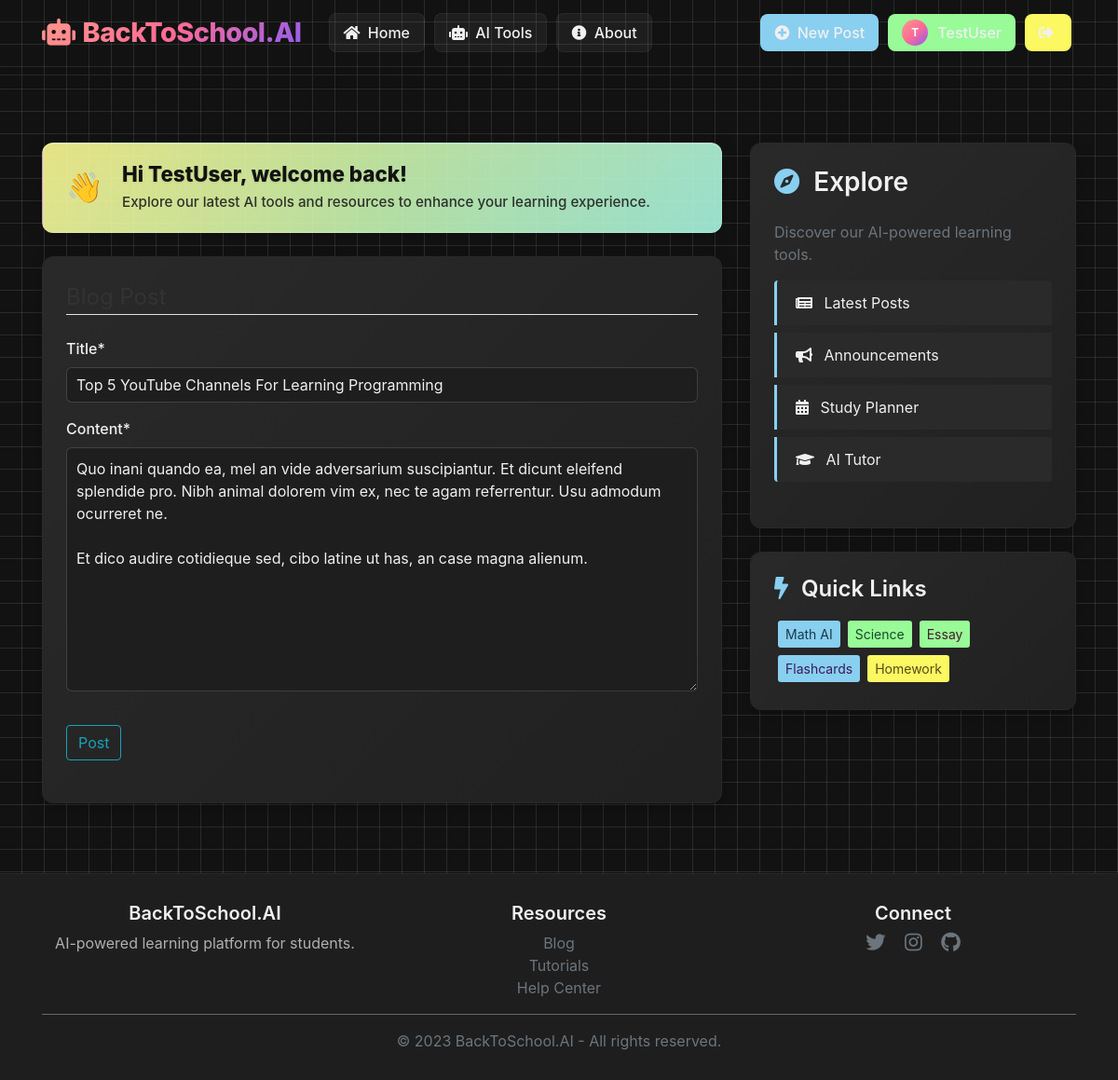
/post/31/update/ (signed in), run on the app's committed database.
### blog/models.py (models this page shows, shortened)
class Post(models.Model):
    title = models.CharField(max_length=100)
    content = models.TextField()
    date_posted = models.DateTimeField(default=timezone.now)
    author= models.ForeignKey(User, on_delete=models.CASCADE)

### blog/views.py (the view, shortened to what this page needs)
# urls.py: path('post/<int:pk>/update/', PostUpdateView.as_view(), name='post-update'),
class PostUpdateView(LoginRequiredMixin, UserPassesTestMixin, UpdateView):
    model = Post
    fields = ['title', 'content']
    def test_func(self):
        post = self.get_object()
        return self.request.user == post.author

### blog/templates/blog/post_form.html (shortened to what this page needs)
{% extends "blog/base.html" %}
{% load crispy_forms_tags %}
{% block content %}
        <div class="content-section">
            <form method="POST">
                <fieldset class="form-group">
                    <legend class="border-bottom mb-4">Blog Post</legend>
                    {{ form|crispy }}
                </fieldset>
                <div class="form-group">
                    <button class="btn btn-outline-info" type="submit">Post</button>
                </div>
            </form>
        </div>
{% endblock content %}

### blog/templates/blog/base.html (shortened to what this page needs)
{% load static %}
<!DOCTYPE html>
<html lang="en">
<head>
    <link rel="stylesheet" href="https://cdn.jsdelivr.net/npm/bootstrap@4.4.1/dist/css/bootstrap.min.css">
    <link rel="stylesheet" href="https://cdnjs.cloudflare.com/ajax/libs/font-awesome/5.15.4/css/all.min.css">
    <link rel="stylesheet" type="text/css" href="{% static 'blog/main.css' %}">
</head>
<body>
    <header class="site-header">
        <nav class="navbar navbar-expand-md navbar-dark fixed-top">
          <div class="container">
            <a class="navbar-brand mr-4" href="{% url 'blog-home' %}">
                <i class="fas fa-robot mr-2"></i>BackToSchool.AI
            </a>
            <div class="collapse navbar-collapse" id="navbarToggle">
              <div class="navbar-nav mr-auto">
                <a class="nav-item nav-link" href="{% url 'blog-home' %}"><i class="fas fa-home mr-1"></i> Home</a>
                <a class="nav-item nav-link" href="{% url 'ai-tools' %}"><i class="fas fa-robot mr-1"></i> AI Tools</a>
                <a class="nav-item nav-link" href="{% url 'blog-about' %}"><i class="fas fa-info-circle mr-1"></i> About</a>
              </div>
                <div class="navbar-nav">
                {% if user.is_authenticated %}
                  <a class="nav-item nav-link btn-pastel-purple" href="{% url 'post-create' %}"><i class="fas fa-plus-circle mr-1"></i> New Post</a>
                  <a class="nav-item nav-link profile-btn btn-pastel-pink" href="{% url 'profile' %}">
                    <div class="profile-pic">{{ user.username|first|upper }}</div>
                    {{ user.username }}
                  </a>
                  <a class="nav-item nav-link btn-pastel-yellow" href="{% url 'logout' %}"><i class="fas fa-sign-out-alt mr-1"></i></a>
                {% else %}
                  <a class="nav-item nav-link" href="{% url 'login' %}"><i class="fas fa-sign-in-alt mr-1"></i> Login</a>
                  <a class="nav-item nav-link" href="{% url 'register' %}"><i class="fas fa-user-plus mr-1"></i> Register</a>
                {% endif %}
                </div>
            </div>
          </div>
        </nav>
      </header>
      <main role="main" class="container mt-5 pt-4">
        <div class="row">
          <div class="col-md-8">
            {% if user.is_authenticated %}
            <div class="welcome-banner">
              <div class="welcome-content">
                <div class="welcome-icon">👋</div>
                <div>
                  <h3 class="welcome-title">Hi {{ user.username }}, welcome back!</h3>
                  <p class="welcome-subtext">Explore our latest AI tools and resources to enhance your learning experience.</p>
                </div>
              </div>
            </div>
            {% endif %}
            {% block content %}{% endblock %}
          </div>
          <div class="col-md-4">
            <div class="content-section">
              <h3 class="mb-4"><i class="fas fa-compass mr-2" style="color: var(--pastel-blue);"></i> Explore</h3>
              <p class='text-muted'>Discover our AI-powered learning tools.
                <ul class="list-group mt-3">
                  <li class="list-group-item"><i class="fas fa-newspaper mr-2"></i> Latest Posts</li>
                  <li class="list-group-item"><i class="fas fa-bullhorn mr-2"></i> Announcements</li>
                  <li class="list-group-item"><i class="fas fa-calendar-alt mr-2"></i> Study Planner</li>
                  <li class="list-group-item"><i class="fas fa-graduation-cap mr-2"></i> AI Tutor</li>
                </ul>
              </p>
            </div>
            <div class="content-section">
              <h4 class="mb-3"><i class="fas fa-bolt mr-2" style="color: var(--pastel-blue);"></i> Quick Links</h4>
              <div class="d-flex flex-wrap">
                <a href="#" class="btn btn-sm btn-pastel-blue m-1">Math AI</a>
                <a href="#" class="btn btn-sm btn-pastel-green m-1">Science</a>
                <a href="#" class="btn btn-sm btn-pastel-pink m-1">Essay</a>
                <a href="#" class="btn btn-sm btn-pastel-purple m-1">Flashcards</a>
                <a href="#" class="btn btn-sm btn-pastel-yellow m-1">Homework</a>
              </div>
            </div>
          </div>
        </div>
      </main>
      <footer class="text-center">
        <div class="container">
          <div class="row">
            <div class="col-md-4 mb-3 mb-md-0">
              <h5>BackToSchool.AI</h5>
              <p>AI-powered learning platform for students.</p>
            </div>
            <div class="col-md-4 mb-3 mb-md-0">
              <h5>Resources</h5>
              <ul class="list-unstyled">
                <li><a href="#" class="text-secondary">Blog</a></li>
                <li><a href="#" class="text-secondary">Tutorials</a></li>
                <li><a href="#" class="text-secondary">Help Center</a></li>
              </ul>
            </div>
            <div class="col-md-4">
              <h5>Connect</h5>
              <a href="#" class="text-secondary mx-2"><i class="fab fa-twitter fa-lg"></i></a>
              <a href="#" class="text-secondary mx-2"><i class="fab fa-instagram fa-lg"></i></a>
              <a href="#" class="text-secondary mx-2"><i class="fab fa-github fa-lg"></i></a>
            </div>
          </div>
          <hr class="my-3 bg-secondary">
          <p class="mb-0 text-secondary">&copy; 2023 BackToSchool.AI - All rights reserved.</p>
        </div>
      </footer>
</body>
</html>

### blog/static/blog/main.css (style rules this page uses)
body { background: #fafafa; color: #333333; margin-top: 5rem; }
h1, h2, h3, h4, h5, h6 { color: #444444; }
ul { margin: 0; }
.site-header .navbar-nav .nav-link { color: #cbd5db; }
.content-section { background: #ffffff; padding: 10px 20px; border: 1px solid #dddddd; border-radius: 3px; margin-bottom: 20px; }

### data on the page
Post: title "Top 5 YouTube Channels For Learning Programming", content "Quo inani quando ea, mel an vide adversarium suscipiantur. Et dicunt eleifend splendide pro. Nibh animal dolorem vim ex, nec te agam referrentur. Usu admodum ocurreret ne. Et dico audire cotidieque sed, cibo latine ut has, an case magna alienum."

### other printed values
{{ user.username|first|upper }} "T"
{{ user.username }} "TestUser"
